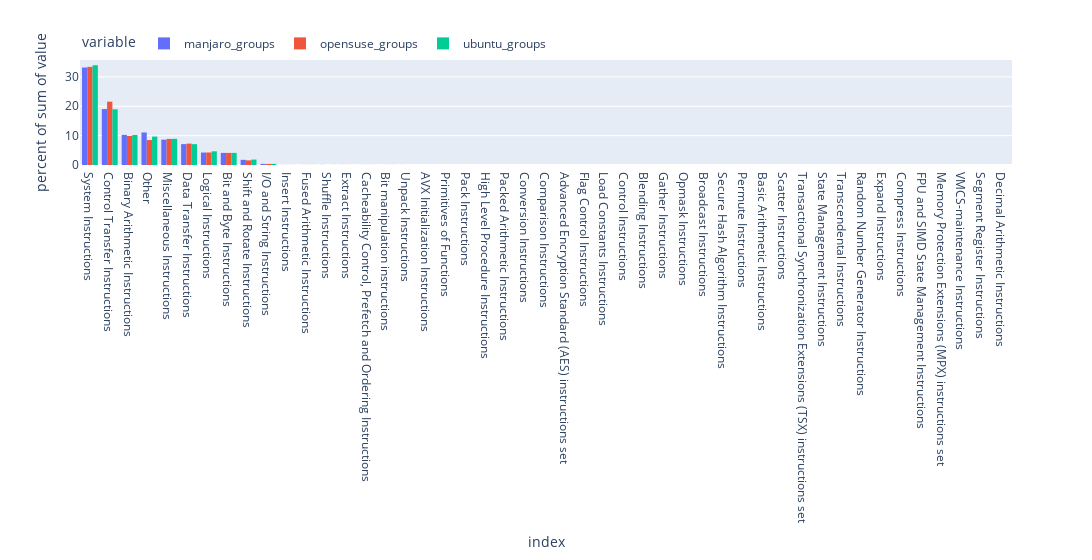

Notebook source saved alongside this figure:
### Code cell
sum_groups_histogram(percent=True, width=2000)

### Figure 1 — Plotly figure (JSON) as saved in the notebook; plotly's stock layout.template omitted (floating-point values rounded to 4 significant figures)
{"data": [{"alignmentgroup": "True", "bingroup": "x", "histfunc": "sum", "histnorm": "percent", "hovertemplate": "variable=manjaro_groups<br>index=%{x}<br>percent of sum of value=%{y}<extra></extra>", "legendgroup": "manjaro_groups", "marker": {"color": "#636efa", "pattern": {"shape": ""}}, "name": "manjaro_groups", "offsetgroup": "manjaro_groups", "orientation": "v", "showlegend": true, "type": "histogram", "x": ["System Instructions", "Control Transfer Instructions", "Binary Arithmetic Instructions", "Other", "Miscellaneous Instructions", "Data Transfer Instructions", "Logical Instructions", "Bit and Byte Instructions", "Shift and Rotate Instructions", "I/O and String Instructions", "Insert Instructions", "Fused Arithmetic Instructions", "Shuffle Instructions", "Extract Instructions", "Cacheability Control, Prefetch and Ordering Instructions", "Bit manipulation instructions", "Unpack Instructions", "AVX Initialization Instructions", "Primitives of Functions", "Pack Instructions", "High Level Procedure Instructions", "Packed Arithmetic Instructions", "Conversion Instructions", "Comparison Instructions", "Advanced Encryption Standard (AES) instructions set", "Flag Control Instructions", "Load Constants Instructions", "Control Instructions", "Blending Instructions", "Gather Instructions", "Opmask Instructions", "Broadcast Instructions", "Secure Hash Algorithm Instructions", "Permute Instructions", "Basic Arithmetic Instructions", "Scatter Instructions", "Transactional Synchronization Extensions (TSX) instructions set", "State Management Instructions", "Transcendental Instructions", "Random Number Generator Instructions", "Expand Instructions", "Compress Instructions", "FPU and SIMD State Management Instructions", "Memory Protection Extensions (MPX) instructions set", "VMCS-maintenance Instructions", "Segment Register Instructions", "Decimal Arithmetic Instructions"], "xaxis": "x", "y": [139266497, 79876348, 43035175, 46447444, 36170770, 29827813, 17800306, 17302108, 7380731, 1609133, 141057, 87549, 131060, 93043, 70896, 45187, 59787, 45628, 40636, 32002, 26341, 21653, 24398, 11595, 9087, 6510, 4192, 3692, 4612, 3880, 2903, 3652, 2779, 2480, 637, 239, 209, 192, 84, 54, 48, 36, 11, 15, 8, 6, 1], "yaxis": "y"}, {"alignmentgroup": "True", "bingroup": "x", "histfunc": "sum", "histnorm": "percent", "hovertemplate": "variable=opensuse_groups<br>index=%{x}<br>percent of sum of value=%{y}<extra></extra>", "legendgroup": "opensuse_groups", "marker": {"color": "#EF553B", "pattern": {"shape": ""}}, "name": "opensuse_groups", "offsetgroup": "opensuse_groups", "orientation": "v", "showlegend": true, "type": "histogram", "x": ["System Instructions", "Control Transfer Instructions", "Binary Arithmetic Instructions", "Other", "Miscellaneous Instructions", "Data Transfer Instructions", "Logical Instructions", "Bit and Byte Instructions", "Shift and Rotate Instructions", "I/O and String Instructions", "Insert Instructions", "Fused Arithmetic Instructions", "Shuffle Instructions", "Extract Instructions", "Cacheability Control, Prefetch and Ordering Instructions", "Bit manipulation instructions", "Unpack Instructions", "AVX Initialization Instructions", "Primitives of Functions", "Pack Instructions", "High Level Procedure Instructions", "Packed Arithmetic Instructions", "Conversion Instructions", "Comparison Instructions", "Advanced Encryption Standard (AES) instructions set", "Flag Control Instructions", "Load Constants Instructions", "Control Instructions", "Blending Instructions", "Gather Instructions", "Opmask Instructions", "Broadcast Instructions", "Secure Hash Algorithm Instructions", "Permute Instructions", "Basic Arithmetic Instructions", "Scatter Instructions", "Transactional Synchronization Extensions (TSX) instructions set", "State Management Instructions", "Transcendental Instructions", "Random Number Generator Instructions", "Expand Instructions", "Compress Instructions", "FPU and SIMD State Management Instructions", "Memory Protection Extensions (MPX) instructions set", "VMCS-maintenance Instructions", "Segment Register Instructions", "Decimal Arithmetic Instructions"], "xaxis": "x", "y": [84573712, 54580006, 25062681, 21498492, 22495862, 18448820, 10780910, 10431309, 3976356, 926926, 41074, 71916, 26236, 30547, 43481, 38917, 20746, 27670, 10284, 13205, 8757, 14348, 8665, 7053, 8230, 8950, 1897, 2745, 3035, 3146, 2660, 2646, 2818, 244, 933, 207, 134, 72, 50, 53, 48, 24, 11, 13, 10, 7, 2], "yaxis": "y"}, {"alignmentgroup": "True", "bingroup": "x", "histfunc": "sum", "histnorm": "percent", "hovertemplate": "variable=ubuntu_groups<br>index=%{x}<br>percent of sum of value=%{y}<extra></extra>", "legendgroup": "ubuntu_groups", "marker": {"color": "#00cc96", "pattern": {"shape": ""}}, "name": "ubuntu_groups", "offsetgroup": "ubuntu_groups", "orientation": "v", "showlegend": true, "type": "histogram", "x": ["System Instructions", "Control Transfer Instructions", "Binary Arithmetic Instructions", "Other", "Miscellaneous Instructions", "Data Transfer Instructions", "Logical Instructions", "Bit and Byte Instructions", "Shift and Rotate Instructions", "I/O and String Instructions", "Insert Instructions", "Fused Arithmetic Instructions", "Shuffle Instructions", "Extract Instructions", "Cacheability Control, Prefetch and Ordering Instructions", "Bit manipulation instructions", "Unpack Instructions", "AVX Initialization Instructions", "Primitives of Functions", "Pack Instructions", "High Level Procedure Instructions", "Packed Arithmetic Instructions", "Conversion Instructions", "Comparison Instructions", "Advanced Encryption Standard (AES) instructions set", "Flag Control Instructions", "Load Constants Instructions", "Control Instructions", "Blending Instructions", "Gather Instructions", "Opmask Instructions", "Broadcast Instructions", "Secure Hash Algorithm Instructions", "Permute Instructions", "Basic Arithmetic Instructions", "Scatter Instructions", "Transactional Synchronization Extensions (TSX) instructions set", "State Management Instructions", "Transcendental Instructions", "Random Number Generator Instructions", "Expand Instructions", "Compress Instructions", "FPU and SIMD State Management Instructions", "Memory Protection Extensions (MPX) instructions set", "VMCS-maintenance Instructions", "Segment Register Instructions", "Decimal Arithmetic Instructions"], "xaxis": "x", "y": [97530776, 54482730, 29320230, 27785911, 25604054, 20365193, 13367931, 11842348, 5309283, 1107275, 66601, 70054, 62324, 37229, 36571, 53781, 22669, 25499, 19739, 12222, 19699, 9945, 9328, 10194, 4918, 3544, 4955, 3509, 1987, 2145, 2254, 1512, 1314, 1157, 320, 149, 189, 72, 201, 113, 0, 28, 14, 7, 4, 3, 0], "yaxis": "y"}], "layout": {"barmode": "group", "legend": {"orientation": "h", "title": {"text": "variable"}, "tracegroupgap": 0, "x": 0, "xanchor": "left", "y": 1.02, "yanchor": "bottom"}, "margin": {"t": 60}, "width": 2000, "xaxis": {"anchor": "y", "domain": [0, 1], "title": {"text": "index"}}, "yaxis": {"anchor": "x", "domain": [0, 1], "title": {"text": "percent of sum of value"}}}}
